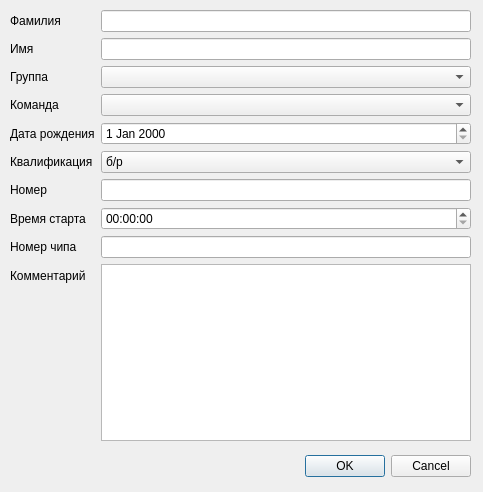
<?xml version="1.0" encoding="UTF-8"?>
<ui version="4.0">
 <class>FormPerson</class>
 <widget class="QDialog" name="FormPerson">
  <property name="geometry">
   <rect>
    <x>0</x>
    <y>0</y>
    <width>483</width>
    <height>492</height>
   </rect>
  </property>
  <property name="windowTitle">
   <string>Участник</string>
  </property>
  <widget class="QDialogButtonBox" name="buttonBox">
   <property name="geometry">
    <rect>
     <x>130</x>
     <y>450</y>
     <width>341</width>
     <height>32</height>
    </rect>
   </property>
   <property name="orientation">
    <enum>Qt::Horizontal</enum>
   </property>
   <property name="standardButtons">
    <set>QDialogButtonBox::Cancel|QDialogButtonBox::Ok</set>
   </property>
  </widget>
  <widget class="QWidget" name="layoutWidget">
   <property name="geometry">
    <rect>
     <x>10</x>
     <y>10</y>
     <width>461</width>
     <height>431</height>
    </rect>
   </property>
   <layout class="QFormLayout" name="formLayout">
    <item row="0" column="0">
     <widget class="QLabel" name="label">
      <property name="text">
       <string>Фамилия</string>
      </property>
     </widget>
    </item>
    <item row="0" column="1">
     <widget class="QLineEdit" name="ed_surname"/>
    </item>
    <item row="1" column="0">
     <widget class="QLabel" name="label_2">
      <property name="text">
       <string>Имя</string>
      </property>
     </widget>
    </item>
    <item row="1" column="1">
     <widget class="QLineEdit" name="ed_name"/>
    </item>
    <item row="2" column="0">
     <widget class="QLabel" name="label_3">
      <property name="text">
       <string>Группа</string>
      </property>
     </widget>
    </item>
    <item row="3" column="0">
     <widget class="QLabel" name="label_4">
      <property name="text">
       <string>Команда</string>
      </property>
     </widget>
    </item>
    <item row="4" column="0">
     <widget class="QLabel" name="label_5">
      <property name="text">
       <string>Дата рождения</string>
      </property>
     </widget>
    </item>
    <item row="5" column="0">
     <widget class="QLabel" name="label_6">
      <property name="text">
       <string>Квалификация</string>
      </property>
     </widget>
    </item>
    <item row="6" column="0">
     <widget class="QLabel" name="label_7">
      <property name="text">
       <string>Номер</string>
      </property>
     </widget>
    </item>
    <item row="7" column="0">
     <widget class="QLabel" name="label_8">
      <property name="text">
       <string>Время старта</string>
      </property>
     </widget>
    </item>
    <item row="8" column="0">
     <widget class="QLabel" name="label_9">
      <property name="text">
       <string>Номер чипа</string>
      </property>
     </widget>
    </item>
    <item row="9" column="0">
     <widget class="QLabel" name="label_10">
      <property name="text">
       <string>Комментарий</string>
      </property>
     </widget>
    </item>
    <item row="6" column="1">
     <widget class="QLineEdit" name="ed_bib"/>
    </item>
    <item row="8" column="1">
     <widget class="QLineEdit" name="ed_cardNum"/>
    </item>
    <item row="7" column="1">
     <widget class="QTimeEdit" name="ted_start">
      <property name="displayFormat">
       <string>hh:mm:ss</string>
      </property>
     </widget>
    </item>
    <item row="9" column="1">
     <widget class="QPlainTextEdit" name="pled_comment"/>
    </item>
    <item row="5" column="1">
     <widget class="QComboBox" name="cb_qual">
      <property name="currentText">
       <string>б/р</string>
      </property>
      <property name="currentIndex">
       <number>0</number>
      </property>
      <item>
       <property name="text">
        <string>б/р</string>
       </property>
      </item>
      <item>
       <property name="text">
        <string>Iю</string>
       </property>
      </item>
      <item>
       <property name="text">
        <string>IIю</string>
       </property>
      </item>
      <item>
       <property name="text">
        <string>IIIю</string>
       </property>
      </item>
      <item>
       <property name="text">
        <string>I</string>
       </property>
      </item>
      <item>
       <property name="text">
        <string>II</string>
       </property>
      </item>
      <item>
       <property name="text">
        <string>III</string>
       </property>
      </item>
      <item>
       <property name="text">
        <string>КМС</string>
       </property>
      </item>
      <item>
       <property name="text">
        <string>МС</string>
       </property>
      </item>
      <item>
       <property name="text">
        <string>МСМК</string>
       </property>
      </item>
      <item>
       <property name="text">
        <string>ЗМС</string>
       </property>
      </item>
     </widget>
    </item>
    <item row="4" column="1">
     <widget class="QDateEdit" name="ed_date"/>
    </item>
    <item row="3" column="1">
     <widget class="QComboBox" name="cb_org"/>
    </item>
    <item row="2" column="1">
     <widget class="QComboBox" name="cb_group"/>
    </item>
   </layout>
  </widget>
 </widget>
 <resources/>
 <connections>
  <connection>
   <sender>buttonBox</sender>
   <signal>accepted()</signal>
   <receiver>FormPerson</receiver>
   <slot>accept()</slot>
   <hints>
    <hint type="sourcelabel">
     <x>248</x>
     <y>254</y>
    </hint>
    <hint type="destinationlabel">
     <x>157</x>
     <y>274</y>
    </hint>
   </hints>
  </connection>
  <connection>
   <sender>buttonBox</sender>
   <signal>rejected()</signal>
   <receiver>FormPerson</receiver>
   <slot>reject()</slot>
   <hints>
    <hint type="sourcelabel">
     <x>316</x>
     <y>260</y>
    </hint>
    <hint type="destinationlabel">
     <x>286</x>
     <y>274</y>
    </hint>
   </hints>
  </connection>
 </connections>
</ui>
